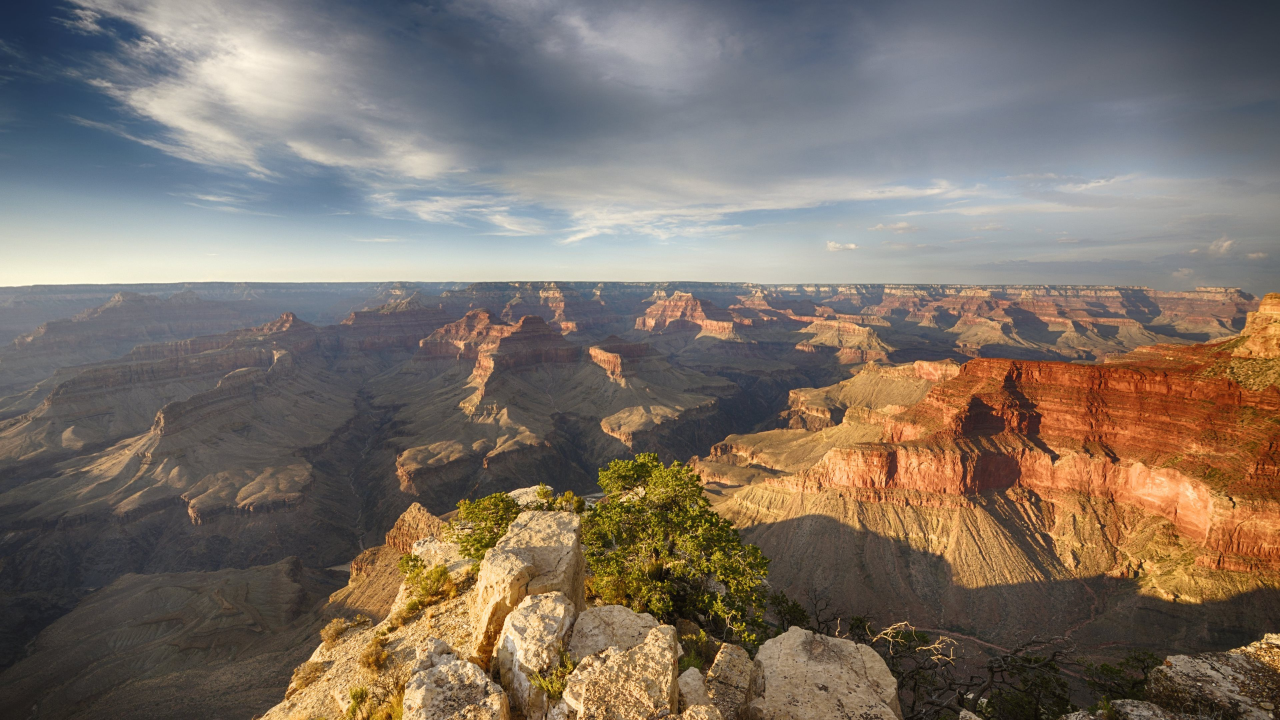
#> input picture Demo/SamplingQuantizationWindowing/grandCanyon.jpg, 3840 x 2160 px (shown at 1/3 size)
$ python sampling.py   (older library calls are emulated)
#> lines starting #> are read from the running program, lines starting #| are printed output that depends on the picture
'''
Joshua Stough
DIP

Showing sampling/resolution issues.
'''

import matplotlib.pyplot as plt
import numpy as np
from skimage.transform import rescale

I = plt.imread('grandCanyon.jpg')
#> I is the input picture: shape (2160, 3840, 3); mean R, G, B 125, 113.6, 103.2


# Scale the image down

sI = rescale(I, .25,
             order=1,
             anti_aliasing=True,
             multichannel=True)
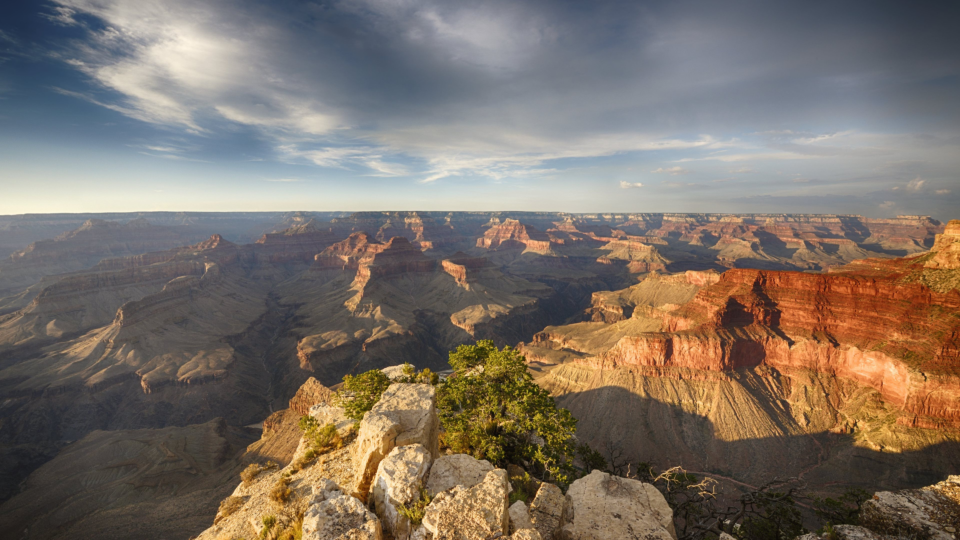
#> sI: shape (540, 960, 3) float64; mean R, G, B 0.49, 0.445, 0.405

# rescale

reI = rescale(sI, 4,
              order=0,
              anti_aliasing=False,
              multichannel=True)

f, ax = plt.subplots(1,2, sharex=True, sharey=True,
                     figsize=(12, 3))

ax[0].imshow(I, interpolation=None)
ax[0].set_title('Original')

ax[1].imshow(reI, interpolation=None)
ax[1].set_title('Quarter Res')

# [a.axes.get_xaxis().set_visible(False) for a in ax]
# [a.axes.get_yaxis().set_visible(False) for a in ax]
plt.tight_layout()
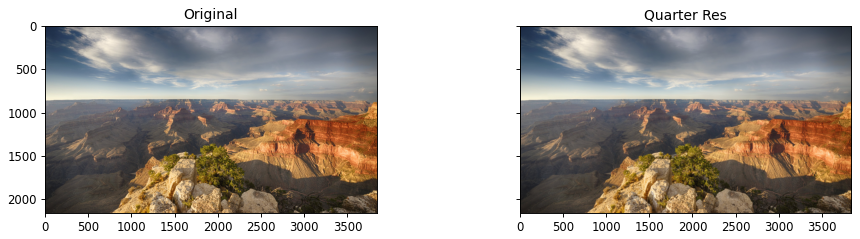
#> figure drawn by matplotlib, 2 panels

$ run again, with Demo/SamplingQuantizationWindowing/colormaps.png saved as Demo/SamplingQuantizationWindowing/grandCanyon.jpg
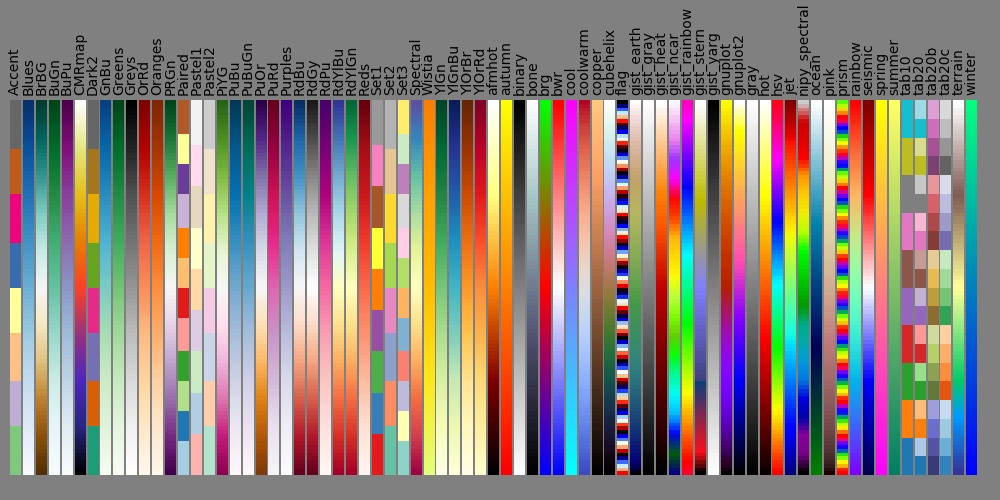
#> input picture Demo/SamplingQuantizationWindowing/colormaps.png, 1000 x 500 px
#> I is the input picture: shape (500, 1000, 3); mean R, G, B 144.6, 132.5, 126.4
#> `sI = rescale(I, .25, order=1, anti_aliasing=True, multichannel=True)`:
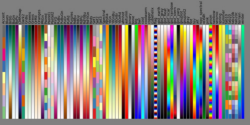
#> sI: shape (125, 250, 3) float64; mean R, G, B 0.567, 0.519, 0.496
#> `plt.tight_layout()`:
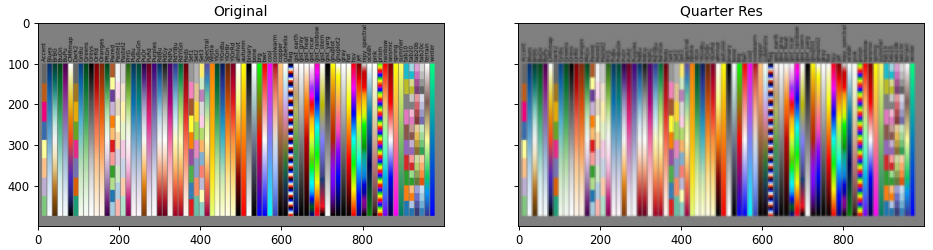
#> figure drawn by matplotlib, 2 panels
